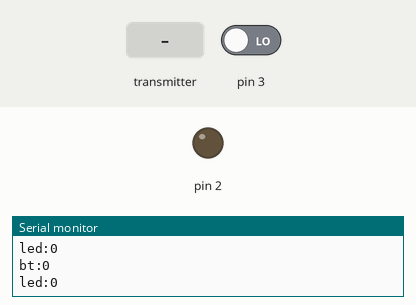
This sketch was run on a simulated Arduino Uno, built with avr-gcc and run on an emulated ATmega328P. Shown: output pins drawn as LEDs (lit = HIGH), the last lines printed to the serial monitor. Dashed ring = blinking. Inputs (shaded band) come from the test bench; at power-on: pin 3 LOW. No radio packets arrive unless stated.

Above: at 1.2 s.
1.3 s: the transmitter starts sending remoteBt = 1023
At 4.2 s:
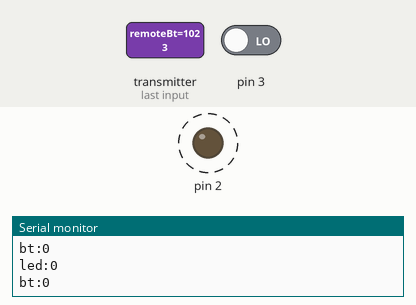
4.3 s: the transmitter starts sending remoteBt = 0
At 5.4 s:
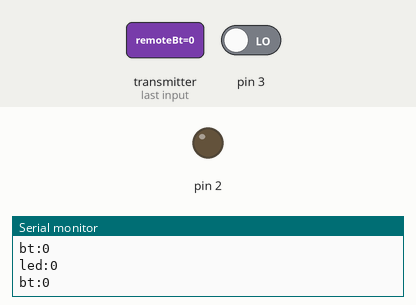
Timing chart, 0 to 7.3 s (numbered marks = the images above; inputs shaded):
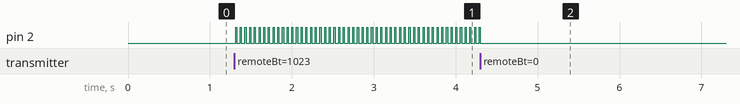

The sketch:

nrf24-tx.ino
```cpp
/*
* https://howtomechatronics.com/tutorials/arduino/arduino-wireless-communication-nrf24l01-tutorial/
* https://github.com/nRF24/RF24
*/

#include <SPI.h>
#include <nRF24L01.h>
#include <RF24.h>

RF24 radio(7, 8); // CE, CSN

const byte addresses[][6] = {"00001", "00002"};

void setup() {
  Serial.begin(9600);
  pinMode(2, OUTPUT);
  pinMode(3, INPUT);
  radio.begin();
  radio.openWritingPipe(addresses[1]);
  radio.openReadingPipe(1, addresses[0]);
  radio.setPALevel(RF24_PA_MIN);
}

void loop() {
  delay(5);
  radio.stopListening();

  int bt = digitalRead(3);
  Serial.print("bt:"); Serial.println(bt);
  radio.write(&bt, sizeof(bt));
  delay(5);

  radio.startListening();

  int remoteBt = LOW;
  while (radio.available()) {
    radio.read(&remoteBt, sizeof(remoteBt));
  }
  Serial.print("led:"); Serial.println(remoteBt);
  digitalWrite(2, remoteBt);

}
```

Measured:
- after the input at 1.3 s, pin 2: alternates HIGH for 0.01 s and LOW for 0.04 s, starting at once
- after the input at 4.3 s, pin 2: goes on until 4.3 s, then stays LOW
